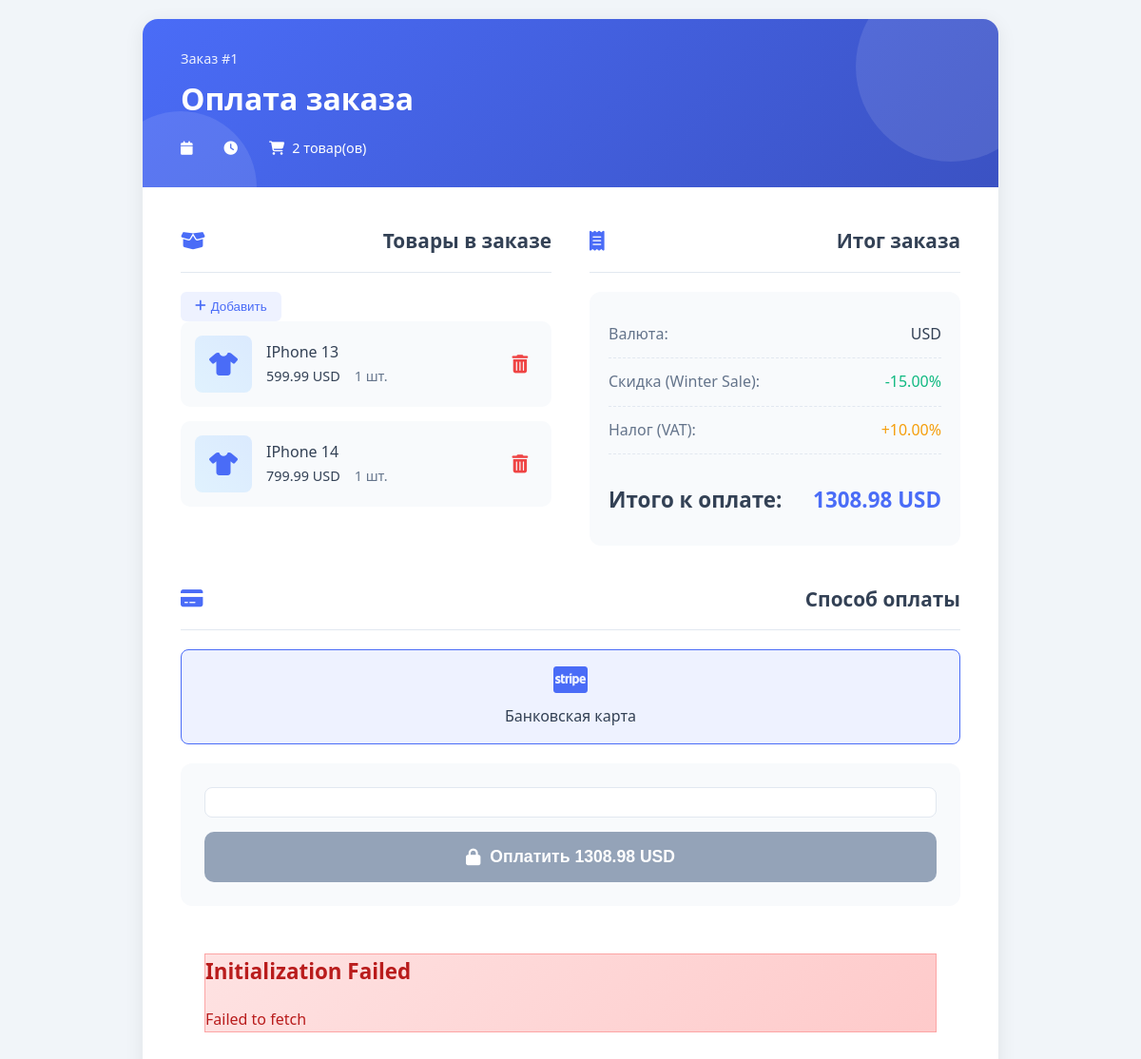
Screenshot of /order/1/ with the database file from the repository.
### payment_forms/models.py (models this page shows, shortened)
class Order(models.Model):
    items = models.ManyToManyField(Item, verbose_name='Товары')
    discount = models.ForeignKey(Discount, on_delete=models.SET_NULL, verbose_name='Скидка', **NULLABLE)
    tax = models.ForeignKey(Tax, on_delete=models.SET_NULL, verbose_name='Налог', **NULLABLE)
    def calculate_total(self):
        total = sum(item.price for item in self.items.all())
        if self.discount:
            total -= total * (self.discount.discount_percentage / 100)
        if self.tax and not self.tax.application:
            total += total * (self.tax.tax_percentage / 100)
        return int(total * 100)
    @property
    def display_total(self):
        total = self.calculate_total() / 100
        return f"{total:.2f}"
    class Meta:
        verbose_name = 'Заказ'
        verbose_name_plural = 'Заказы'

class Item(models.Model):
    CURRENCY_CHOICES = [
        ('eur', 'EUR'),
        ('usd', 'USD'),
    ]
    name = models.CharField(max_length=255, verbose_name='Название')
    description = models.TextField(verbose_name='Описание')
    price = models.DecimalField(max_digits=12, decimal_places=2, verbose_name='Цена')
    currency = models.CharField(max_length=3, choices=CURRENCY_CHOICES, default='usd', verbose_name='Валюта')
    class Meta:
        verbose_name = 'Товар'
        verbose_name_plural = 'Товары'

class Discount(models.Model):
    name = models.CharField(max_length=255, verbose_name='Название')
    discount_percentage = models.DecimalField(max_digits=12, decimal_places=2, verbose_name='Процент скидки')
    stripe_id = models.CharField(max_length=255, verbose_name='ID скидки')
    class Meta:
        verbose_name = 'Скидка'
        verbose_name_plural = 'Скидки'

class Tax(models.Model):
    name = models.CharField(max_length=255, verbose_name='Название')
    tax_percentage = models.DecimalField(max_digits=12, decimal_places=2, verbose_name='Процент налога')
    stripe_id = models.CharField(max_length=255, verbose_name='ID налога')
    application = models.BooleanField(default=False, verbose_name='Применяется ли налог')
    class Meta:
        verbose_name = 'Налог'
        verbose_name_plural = 'Налоги'

### payment_forms/views.py (the view)
# urls.py: path('order/<int:pk>/', order_detail, name='order_detail'),
def order_detail(request, pk):
    order = get_object_or_404(Order, pk=pk)
    all_items = Item.objects.all()
    return render(request, 'payment_forms/order_detail.html',
                  {'order': order, 'all_items': all_items,  'stripe_public_key': settings.STRIPE_PUBLIC_KEY})

### payment_forms/templates/payment_forms/order_detail.html (shortened to what this page needs)
<!DOCTYPE html>
<html lang="ru">
<head>
    <link rel="stylesheet" href="https://cdnjs.cloudflare.com/ajax/libs/font-awesome/6.4.0/css/all.min.css">
</head>
<body>
    <div class="order-container">
        <div class="order-header">
            <div class="order-header-content">
                <div class="order-id">Заказ #{{ order.id }}</div>
                <h1>Оплата заказа</h1>
                <div class="order-meta">
                    <div class="meta-item">
                        <i class="fas fa-calendar"></i>
                    </div>
                    <div class="meta-item">
                        <i class="fas fa-clock"></i>
                    </div>
                    <div class="meta-item">
                        <i class="fas fa-shopping-cart"></i>
                        <span>{{ order.items.count }} товар(ов)</span>
                    </div>
                </div>
            </div>
        </div>
        <div class="order-content">
            <div class="items-section">
                <div class="section-title-container">
                    <h2 class="section-title"><i class="fas fa-box-open"></i> Товары в заказе</h2>
                    <button id="edit-items" class="edit-button">
                        <i class="fas fa-plus"></i> Добавить
                    </button>
                </div>
                <div class="items-list">
                    {% for item in order.items.all %}
                    <div class="item-card">
                        <div class="item-image">
                            <i class="fas fa-tshirt"></i>
                        </div>
                        <div class="item-info">
                            <div class="item-name">{{ item.name }}</div>
                            <div class="item-details">
                                <span class="item-price">{{ item.price }} {{ item.currency|upper }}</span>
                                <span class="item-quantity">1 шт.</span>
                            </div>
                        </div>
                        <button class="remove-item" data-item-id="{{ item.id }}">
                            <i class="fas fa-trash-alt"></i>
                        </button>
                    </div>
                    {% endfor %}
                </div>
            </div>
            <div class="order-summary">
                <h2 class="section-title"><i class="fas fa-receipt"></i> Итог заказа</h2>
                <div class="summary-card">
                    <div class="summary-row">
                        <span class="summary-label">Валюта:</span>
                        <span class="summary-value">{{ order.display_subtotal }} USD</span>
                    </div>
                    {% if order.discount %}
                    <div class="summary-row">
                        <span class="summary-label">Скидка ({{ order.discount.name }}):</span>
                        <span class="summary-value discount-value">-{{ order.discount.discount_percentage }}%</span>
                    </div>
                    {% endif %}
                    {% if order.tax %}
                    <div class="summary-row">
                        <span class="summary-label">Налог ({{ order.tax.name }}):</span>
                        <span class="summary-value tax-value">+{{ order.tax.tax_percentage }}%</span>
                    </div>
                    {% endif %}
                    <div class="summary-row total-row">
                        <span class="total-label">Итого к оплате:</span>
                        <span class="total-value">{{ order.display_total }} USD</span>
                    </div>
                </div>
            </div>
            <div class="payment-section">
                <div class="section-title">
                    <i class="fas fa-credit-card"></i> Способ оплаты
                </div>
                <div id="payment-form">
                    <div class="payment-methods">
                        <div class="payment-method active">
                            <i class="fab fa-cc-stripe"></i>
                            <div>Банковская карта</div>
                        </div>
                    </div>
                    <div class="payment-form-content">
                        <div id="card-element"></div>
                        <button id="submit-button">
                            <i class="fas fa-lock"></i> Оплатить {{ order.display_total }} USD
                        </button>
                    </div>
                    <div id="payment-result"></div>
                </div>
            </div>
        </div>
    </div>
</body>
</html>

### rows the page displays
Order: id "1", items.count "2", discount.name "Winter Sale", discount.discount_percentage "15.00", tax.name "VAT", tax.tax_percentage "10.00", display_total "1308.98"
Item: name "IPhone 13", price "599.99", currency "USD"
Item: name "IPhone 14", price "799.99", currency "USD"
